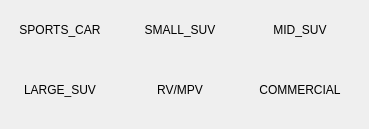
         <widget class="QWidget" name="page_10">
          <widget class="QToolButton" name="toolButton_mid_suv">
           <property name="geometry">
            <rect>
             <x>240</x>
             <y>0</y>
             <width>120</width>
             <height>60</height>
            </rect>
           </property>
           <property name="cursor">
            <cursorShape>PointingHandCursor</cursorShape>
           </property>
           <property name="styleSheet">
            <string notr="true">background-color: rgb(0,0,0,0);</string>
           </property>
           <property name="text">
            <string>MID_SUV</string>
           </property>
           <property name="icon">
            <iconset>
             <normaloff>../build-untitled_mk7-Desktop_x86_windows_msvc2022_pe_64bit-Debug/mid_suv.png</normaloff>../build-untitled_mk7-Desktop_x86_windows_msvc2022_pe_64bit-Debug/mid_suv.png</iconset>
           </property>
           <property name="iconSize">
            <size>
             <width>60</width>
             <height>30</height>
            </size>
           </property>
           <property name="checkable">
            <bool>true</bool>
           </property>
           <property name="autoExclusive">
            <bool>true</bool>
           </property>
           <property name="autoRepeatDelay">
            <number>300</number>
           </property>
           <property name="autoRepeatInterval">
            <number>100</number>
           </property>
           <property name="toolButtonStyle">
            <enum>Qt::ToolButtonTextUnderIcon</enum>
           </property>
           <property name="autoRaise">
            <bool>true</bool>
           </property>
          </widget>
          <widget class="QToolButton" name="toolButton_commercial">
           <property name="geometry">
            <rect>
             <x>240</x>
             <y>60</y>
             <width>120</width>
             <height>60</height>
            </rect>
           </property>
           <property name="cursor">
            <cursorShape>PointingHandCursor</cursorShape>
           </property>
           <property name="styleSheet">
            <string notr="true">background-color: rgb(0,0,0,0);</string>
           </property>
           <property name="text">
            <string>COMMERCIAL</string>
           </property>
           <property name="icon">
            <iconset>
             <normaloff>../build-untitled_mk7-Desktop_x86_windows_msvc2022_pe_64bit-Debug/commercial.png</normaloff>../build-untitled_mk7-Desktop_x86_windows_msvc2022_pe_64bit-Debug/commercial.png</iconset>
           </property>
           <property name="iconSize">
            <size>
             <width>60</width>
             <height>30</height>
            </size>
           </property>
           <property name="checkable">
            <bool>true</bool>
           </property>
           <property name="autoRepeat">
            <bool>false</bool>
           </property>
           <property name="autoExclusive">
            <bool>true</bool>
           </property>
           <property name="autoRepeatDelay">
            <number>300</number>
           </property>
           <property name="autoRepeatInterval">
            <number>100</number>
           </property>
           <property name="toolButtonStyle">
            <enum>Qt::ToolButtonTextUnderIcon</enum>
           </property>
           <property name="autoRaise">
            <bool>true</bool>
           </property>
          </widget>
          <widget class="QToolButton" name="toolButton_small_suv">
           <property name="geometry">
            <rect>
             <x>120</x>
             <y>0</y>
             <width>120</width>
             <height>60</height>
            </rect>
           </property>
           <property name="cursor">
            <cursorShape>PointingHandCursor</cursorShape>
           </property>
           <property name="styleSheet">
            <string notr="true">background-color: rgb(0,0,0,0);</string>
           </property>
           <property name="text">
            <string>SMALL_SUV</string>
           </property>
           <property name="icon">
            <iconset>
             <normaloff>../build-untitled_mk7-Desktop_x86_windows_msvc2022_pe_64bit-Debug/small_suv.png</normaloff>../build-untitled_mk7-Desktop_x86_windows_msvc2022_pe_64bit-Debug/small_suv.png</iconset>
           </property>
           <property name="iconSize">
            <size>
             <width>60</width>
             <height>30</height>
            </size>
           </property>
           <property name="checkable">
            <bool>true</bool>
           </property>
           <property name="autoExclusive">
            <bool>true</bool>
           </property>
           <property name="autoRepeatDelay">
            <number>300</number>
           </property>
           <property name="autoRepeatInterval">
            <number>100</number>
           </property>
           <property name="toolButtonStyle">
            <enum>Qt::ToolButtonTextUnderIcon</enum>
           </property>
           <property name="autoRaise">
            <bool>true</bool>
           </property>
          </widget>
          <widget class="QToolButton" name="toolButton_large_suv">
           <property name="geometry">
            <rect>
             <x>0</x>
             <y>60</y>
             <width>120</width>
             <height>60</height>
            </rect>
           </property>
           <property name="cursor">
            <cursorShape>PointingHandCursor</cursorShape>
           </property>
           <property name="styleSheet">
            <string notr="true">background-color: rgb(0,0,0,0);</string>
           </property>
           <property name="text">
            <string>LARGE_SUV</string>
           </property>
           <property name="icon">
            <iconset>
             <normaloff>../build-untitled_mk7-Desktop_x86_windows_msvc2022_pe_64bit-Debug/large_suv.png</normaloff>../build-untitled_mk7-Desktop_x86_windows_msvc2022_pe_64bit-Debug/large_suv.png</iconset>
           </property>
           <property name="iconSize">
            <size>
             <width>60</width>
             <height>30</height>
            </size>
           </property>
           <property name="checkable">
            <bool>true</bool>
           </property>
           <property name="autoExclusive">
            <bool>true</bool>
           </property>
           <property name="autoRepeatDelay">
            <number>300</number>
           </property>
           <property name="toolButtonStyle">
            <enum>Qt::ToolButtonTextUnderIcon</enum>
           </property>
           <property name="autoRaise">
            <bool>true</bool>
           </property>
          </widget>
          <widget class="QToolButton" name="toolButton_sports_car">
           <property name="geometry">
            <rect>
             <x>0</x>
             <y>0</y>
             <width>120</width>
             <height>60</height>
            </rect>
           </property>
           <property name="cursor">
            <cursorShape>PointingHandCursor</cursorShape>
           </property>
           <property name="styleSheet">
            <string notr="true">background-color: rgb(0,0,0,0);</string>
           </property>
           <property name="text">
            <string>SPORTS_CAR</string>
           </property>
           <property name="icon">
            <iconset>
             <normaloff>../build-untitled_mk7-Desktop_x86_windows_msvc2022_pe_64bit-Debug/sports_car.png</normaloff>../build-untitled_mk7-Desktop_x86_windows_msvc2022_pe_64bit-Debug/sports_car.png</iconset>
           </property>
           <property name="iconSize">
            <size>
             <width>60</width>
             <height>30</height>
            </size>
           </property>
           <property name="checkable">
            <bool>true</bool>
           </property>
           <property name="autoExclusive">
            <bool>true</bool>
           </property>
           <property name="autoRepeatDelay">
            <number>300</number>
           </property>
           <property name="autoRepeatInterval">
            <number>100</number>
           </property>
           <property name="toolButtonStyle">
            <enum>Qt::ToolButtonTextUnderIcon</enum>
           </property>
           <property name="autoRaise">
            <bool>true</bool>
           </property>
          </widget>
          <widget class="QToolButton" name="toolButton_rv_mpv">
           <property name="geometry">
            <rect>
             <x>120</x>
             <y>60</y>
             <width>120</width>
             <height>60</height>
            </rect>
           </property>
           <property name="cursor">
            <cursorShape>PointingHandCursor</cursorShape>
           </property>
           <property name="styleSheet">
            <string notr="true">background-color: rgb(0,0,0,0);</string>
           </property>
           <property name="text">
            <string>RV/MPV</string>
           </property>
           <property name="icon">
            <iconset>
             <normaloff>../build-untitled_mk7-Desktop_x86_windows_msvc2022_pe_64bit-Debug/RV_MPV.png</normaloff>../build-untitled_mk7-Desktop_x86_windows_msvc2022_pe_64bit-Debug/RV_MPV.png</iconset>
           </property>
           <property name="iconSize">
            <size>
             <width>60</width>
             <height>30</height>
            </size>
           </property>
           <property name="checkable">
            <bool>true</bool>
           </property>
           <property name="autoExclusive">
            <bool>true</bool>
           </property>
           <property name="toolButtonStyle">
            <enum>Qt::ToolButtonTextUnderIcon</enum>
           </property>
           <property name="autoRaise">
            <bool>true</bool>
           </property>
          </widget>
         </widget>
